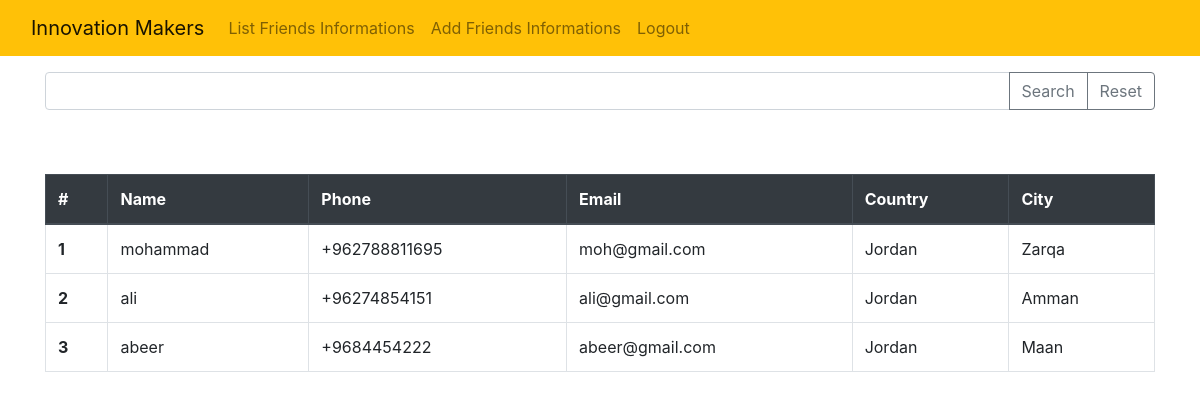
The app's page /informationList.php with its own data.
### tables this page shows
CREATE TABLE `friends_information` (
  `id` int(11) NOT NULL,
  `name` varchar(255) DEFAULT NULL,
  `phone` varchar(255) DEFAULT NULL,
  `email` varchar(255) DEFAULT NULL,
  `country` varchar(255) DEFAULT NULL,
  `city` varchar(255) DEFAULT NULL
);

### Information.php (called while the page is built, shortened)
<?php
class Information {
    private $conn;
    public function __construct($db) {
        $this->conn = $db;
    }
    public function fetchAllData() {
        $sql = "SELECT * FROM friends_information";
        $result = $this->conn->query($sql);
        if ($result->num_rows > 0) {
            $data = array();
            while ($row = $result->fetch_assoc()) {
                $data[] = $row;
            }
            return $data;
        } else {
            return array();
        }
}
}
?>

### informationList.php (the view, shortened to what this page needs)
<?php
include "connectDatabase.php";
require_once 'Information.php';
$information = new Information($conn);
if (isset($_GET['search'])) {
  $searchQuery = $_GET['search'];
  $data = $information->searchData($searchQuery);
} else {
  $data = $information->fetchAllData();
}
?>
<!doctype html>
<html lang="en">
  <head>
    <link rel="stylesheet" href="https://cdn.jsdelivr.net/npm/bootstrap@4.3.1/dist/css/bootstrap.min.css">
  </head>
  <body>
  <nav class="navbar navbar-expand-lg navbar-light" style="background-color: #ffc107;">
  <div class="container-fluid">
    <a class="navbar-brand" href="#">Innovation Makers</a>
    <div class="collapse navbar-collapse" id="navbarSupportedContent">
      <ul class="navbar-nav me-auto mb-2 mb-lg-0">
        <li class="nav-item">
          <a class="nav-link" aria-current="page" href="informationList.php">List Friends Informations</a>
        </li>
        <li class="nav-item">
          <a class="nav-link" aria-current="page" href="friendsInformation.php">Add Friends Informations</a>
        </li>
        <li class="nav-item">
          <a class="nav-link" aria-current="page" href="logout.php">Logout</a>
        </li>
      </ul>
    </div>
  </div>
</nav>
 <div class="container py-3">
    <form method="get" action="informationList.php">
        <div class="input-group">
            <input type="text" class="form-control" name="search">
            <div class="input-group-append">
                <button class="btn btn-outline-secondary" type="submit">Search</button>
            </div>
            <div class="input-group-append">
                <a href="informationList.php"class="btn btn-outline-secondary" type="reset">Reset</a>
            </div>
        </div>
    </form>
</div>
<div class="container table-responsive py-5">
<table class="table table-bordered table-hover">
  <thead class="thead-dark">
    <tr>
      <th scope="col">#</th>
      <th scope="col">Name</th>
      <th scope="col">Phone</th>
      <th scope="col">Email</th>
      <th scope="col">Country</th>
      <th scope="col">City</th>
    </tr>
  </thead>
  <tbody>
  <?php foreach ($data as $row): ?>
        <tr>
            <th scope="row"><?php echo $row['id']; ?></th>
            <td><?php echo $row['name']; ?></td>
            <td><?php echo $row['phone']; ?></td>
            <td><?php echo $row['email']; ?></td>
            <td><?php echo $row['country']; ?></td>
            <td><?php echo $row['city']; ?></td>
        </tr>
    <?php endforeach; ?>
  </tbody>
</table>
</div>
  </body>
</html>

### records on screen
friends_information: id "1", name "mohammad", phone "+962788811695", email "moh@gmail.com", country "Jordan", city "Zarqa"
friends_information: id "2", name "ali", phone "+96274854151", email "ali@gmail.com", country "Jordan", city "Amman"
friends_information: id "3", name "abeer", phone "+9684454222", email "abeer@gmail.com", country "Jordan", city "Maan"
